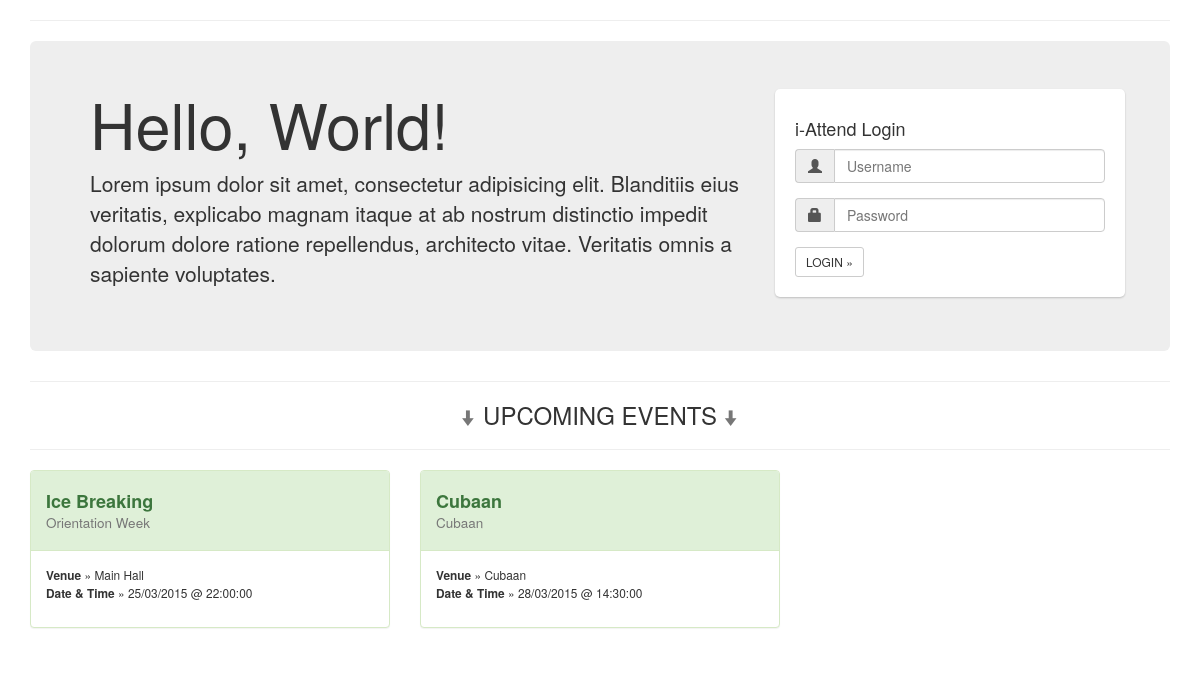
The app's page /, older data.
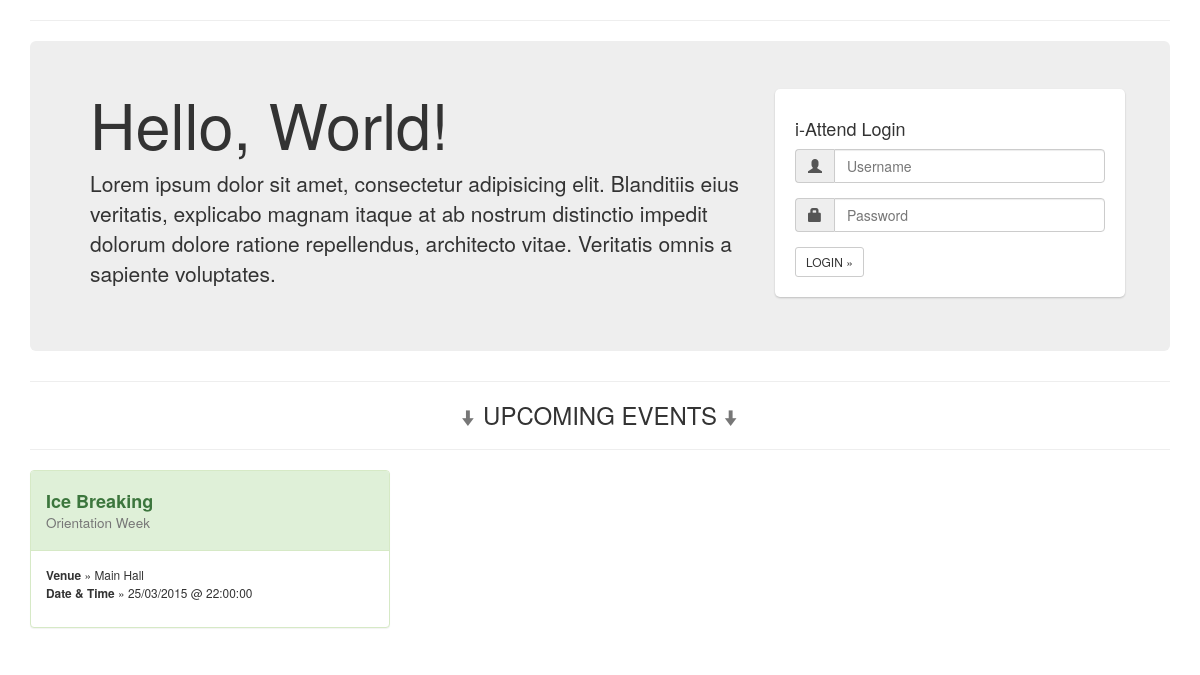
The same page, newer data.
### tables this page shows
CREATE TABLE `event` (
  `id` int(11) NOT NULL AUTO_INCREMENT,
  `name` varchar(50) DEFAULT NULL,
  `descp` varchar(255) DEFAULT NULL,
  `venue` varchar(255) DEFAULT NULL,
  `day` varchar(25) DEFAULT NULL,
  `time` timestamp NULL DEFAULT NULL,
  PRIMARY KEY (`id`)
);

### php/event.php (the view, shortened to what this page needs)
<?php
function eventRead($input){
	$sql = "SELECT id,`name`,descp,venue,day,TIME(CONVERT_TZ(`time`,'+00:00','+08:00')) AS time FROM event";
	$dbc = Database();
	$qry = $dbc->prepare($sql);
	$qry->execute();
	$rows = $qry->fetchAll(PDO::FETCH_ASSOC);
	if($input == 'ret'){
		return $rows;
	}
}
function eventList(){
	$buff = '';
	$res = eventRead('ret');
	foreach($res as $row){
		$buff.='<div class="col-md-4">
					<div class="panel panel-success">
						<div class="panel-heading">
							<h4><strong class="text-capitalize">'.$row["name"].'</strong><br>
							<small class="small text-muted">'.$row["descp"].'</small>
							</h4>
						</div>
						<div class="panel-body">
							<p class="small">
								<strong>Venue</strong> &raquo; '.$row["venue"].'<br>
								<strong>Date &amp; Time</strong> &raquo; '.$row["day"].' @ '.$row["time"].'<br>
							</p>
						</div>
					</div>
				</div>';
	}
	echo $buff;
}

### index.php (shortened to what this page needs)
<!DOCTYPE html>
<html>
<head>
	<link rel="stylesheet" type="text/css" href="static/vendor/bootstrap.css">
	<link rel="stylesheet" type="text/css" href="static/css/iattend.css">
</head>
<body>
	<div class="container">
		<hr>
		<div class="jumbotron">
			<div class="row">
				<div class="col-md-8">
					<h1 style="margin-top:0">Hello, World!</h1>
					<p>Lorem ipsum dolor sit amet, consectetur adipisicing elit. Blanditiis eius veritatis, explicabo magnam itaque at ab nostrum distinctio impedit dolorum dolore ratione repellendus, architecto vitae. Veritatis omnis a sapiente voluptates.</p>
				</div>
				<div class="col-md-4" style="background: #FFF; padding: 20px; border-radius:5px; box-shadow: 0 1px 2px rgba(0,0,0,.2);">
					<h4>i-Attend Login</h4>
					<form name="login" action="php/router.php" method="POST">
						<div class="form-group">
							<div class="input-group">
								<span class="input-group-addon"><span class="glyphicon glyphicon-user"></span></span>
								<input type="text" name="username" class="form-control" placeholder="Username">
							</div>
						</div>
						<div class="form-group">
							<div class="input-group">
								<span class="input-group-addon"><span class="glyphicon glyphicon-lock"></span></span>
								<input type="password" name="password" class="form-control" placeholder="Password">
							</div>
						</div>
						<input type="submit" class="btn btn-default btn-sm" value="LOGIN &raquo;">
					</form>
				</div>
			</div>
		</div>
		<hr>
		<h3 class="text-center"><span class="glyphicon glyphicon-arrow-down text-muted small"></span> UPCOMING EVENTS <span class="glyphicon glyphicon-arrow-down text-muted small"></span></h3>
		<hr>
		<div class="row">
				<?php include('php/database.php'); include('php/event.php'); eventList(); ?>
		</div>
	</div>
</body>
</html>

### static/css/iattend.css (style rules this page uses)
.panel-heading { height: 80px; overflow: auto; }

Row changes from the older to the newer data that the page shows:
removed event: name "Cubaan", descp "Cubaan", venue "Cubaan", day "28/03/2015", time "14:30:00"
